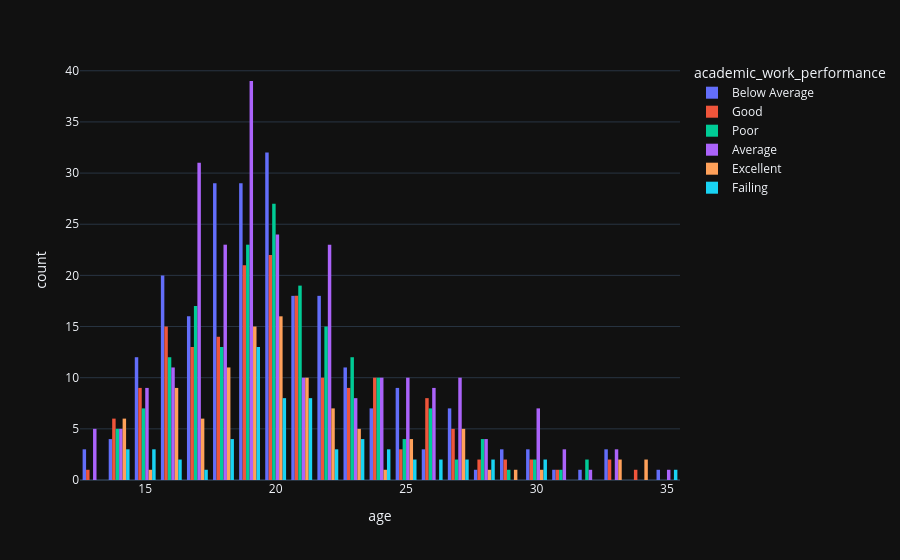

The cell this chart's notebook holds for it:
### Code cell
fig = px.histogram(
    df1,
    x="age",
    color="academic_work_performance",
    barmode="group"
)
fig.show()

### Figure 1 — Plotly figure (JSON) as saved in the notebook; plotly's stock layout.template omitted (floating-point values rounded to 4 significant figures; data arrays with more than 128 entries replaced by an {"elided": "..."} marker saying what was removed)
{"data": [{"alignmentgroup": "True", "bingroup": "x", "hovertemplate": "academic_work_performance=Below Average<br>age=%{x}<br>count=%{y}<extra></extra>", "legendgroup": "Below Average", "marker": {"color": "#636efa", "pattern": {"shape": ""}}, "name": "Below Average", "offsetgroup": "Below Average", "orientation": "v", "showlegend": true, "type": "histogram", "x": {"elided": "231 int values"}, "xaxis": "x", "yaxis": "y"}, {"alignmentgroup": "True", "bingroup": "x", "hovertemplate": "academic_work_performance=Good<br>age=%{x}<br>count=%{y}<extra></extra>", "legendgroup": "Good", "marker": {"color": "#EF553B", "pattern": {"shape": ""}}, "name": "Good", "offsetgroup": "Good", "orientation": "v", "showlegend": true, "type": "histogram", "x": {"elided": "174 int values"}, "xaxis": "x", "yaxis": "y"}, {"alignmentgroup": "True", "bingroup": "x", "hovertemplate": "academic_work_performance=Poor<br>age=%{x}<br>count=%{y}<extra></extra>", "legendgroup": "Poor", "marker": {"color": "#00cc96", "pattern": {"shape": ""}}, "name": "Poor", "offsetgroup": "Poor", "orientation": "v", "showlegend": true, "type": "histogram", "x": {"elided": "183 int values"}, "xaxis": "x", "yaxis": "y"}, {"alignmentgroup": "True", "bingroup": "x", "hovertemplate": "academic_work_performance=Average<br>age=%{x}<br>count=%{y}<extra></extra>", "legendgroup": "Average", "marker": {"color": "#ab63fa", "pattern": {"shape": ""}}, "name": "Average", "offsetgroup": "Average", "orientation": "v", "showlegend": true, "type": "histogram", "x": {"elided": "246 int values"}, "xaxis": "x", "yaxis": "y"}, {"alignmentgroup": "True", "bingroup": "x", "hovertemplate": "academic_work_performance=Excellent<br>age=%{x}<br>count=%{y}<extra></extra>", "legendgroup": "Excellent", "marker": {"color": "#FFA15A", "pattern": {"shape": ""}}, "name": "Excellent", "offsetgroup": "Excellent", "orientation": "v", "showlegend": true, "type": "histogram", "x": [14, 20, 20, 20, 19, 20, 14, 19, 23, 17, 16, 16, 19, 19, 22, 16, 21, 17, 18, 23, 21, 18, 23, 21, 34, 27, 21, 21, 22, 17, 21, 17, 16, 19, 22, 20, 17, 25, 20, 16, 25, 20, 14, 16, 18, 16, 21, 19, 27, 33, 18, 20, 34, 19, 21, 16, 20, 20, 21, 27, 19, 14, 28, 19, 20, 22, 19, 33, 16, 19, 27, 20, 18, 22, 18, 18, 20, 14, 19, 20, 17, 25, 27, 21, 23, 18, 15, 18, 30, 14, 25, 22, 19, 24, 20, 20, 22, 29, 19, 18, 23, 19, 18], "xaxis": "x", "yaxis": "y"}, {"alignmentgroup": "True", "bingroup": "x", "hovertemplate": "academic_work_performance=Failing<br>age=%{x}<br>count=%{y}<extra></extra>", "legendgroup": "Failing", "marker": {"color": "#19d3f3", "pattern": {"shape": ""}}, "name": "Failing", "offsetgroup": "Failing", "orientation": "v", "showlegend": true, "type": "histogram", "x": [16, 20, 22, 21, 19, 21, 19, 26, 22, 19, 21, 20, 20, 24, 20, 27, 19, 19, 15, 26, 23, 18, 14, 18, 19, 19, 19, 20, 14, 25, 14, 27, 19, 21, 19, 24, 35, 20, 23, 17, 21, 19, 15, 24, 28, 18, 19, 23, 21, 20, 20, 30, 15, 21, 19, 28, 25, 21, 16, 23, 22, 18, 30], "xaxis": "x", "yaxis": "y"}], "layout": {"barmode": "group", "legend": {"title": {"text": "academic_work_performance"}, "tracegroupgap": 0}, "margin": {"t": 60}, "xaxis": {"anchor": "y", "domain": [0, 1], "title": {"text": "age"}}, "yaxis": {"anchor": "x", "domain": [0, 1], "title": {"text": "count"}}}}
